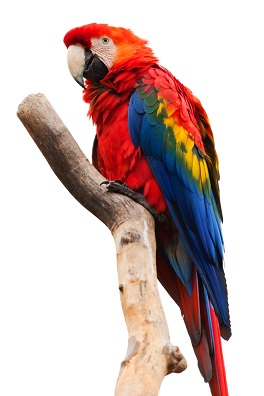
#> input picture imgs_avancadas/birb.jpeg, 264 x 396 px
$ python HSV_convertion_Simplify_Split_test.py
#> lines starting #> are read from the running program, lines starting #| are printed output that depends on the picture; after the words box and inside, x2 and y2 are one past the last pixel; in counts of white or black regions, pixels touching at a corner belong together
### Functions.py
#bibliotecas necesárias para o socket
import socket
import time

#bibliotecas necessárias para os contornos
import cv2
import matplotlib.pyplot as plt
import numpy as np
from math import *

from tkinter import filedialog

def select_image():
    filepath = filedialog.askopenfilename(title="Select an Image", filetypes=[("Image files", "*.png;*.jpg;*.jpeg")])
    return filepath

def resize_keeping_aspect_ratio(img_in,tamanho_folha):
    current_height, current_width = img_in.shape[:2]
    width = tamanho_folha[0]
    height = tamanho_folha[1]

    if height>width:
        width = 0

    if width>height:
        height = 0

    if width == 0:
        # Calculate the ratio based on the desired height
        ratio = height / float(current_height)

    else:
        # Calculate the ratio based on the desired width
        ratio = width / float(current_width)

    new_width = int(current_width * ratio)
    new_height = int(current_height * ratio)
    resized_img_in = cv2.resize(img_in, (new_width, new_height))

    #imagem que o robô irá desenhar:
    #img_v = cv2.flip(hsv_img_in_norm, 0) # flip the image by vertically
    #img_h = cv2.flip(hsv_img_in_norm, 1) # flip the image by horizontally
    #img_vh = cv2.flip(resized_img_in,-1) # flip the image in both axis
    img_out = resized_img_in
    #img_out = cv2.flip(resized_img_in, 1)
    #img_out = cv2.flip(img_out,-1)

    return img_out

# [252 lines left out: functions adjust_gaussian_blur, select_threshold, Gera_contornos_Vf, Gera_preenchimento_Vf, escala_imagem, not called in this run]

### HSV_convertion_Simplify_Split_test.py
import cv2
import matplotlib.pyplot as plt

import numpy as np
from math import *
import Functions


img_in = cv2.imread("imgs_avancadas/birb.jpeg", cv2.IMREAD_COLOR)
#> img_in is the input picture: shape (396, 264, 3); mean B, G, R 183.6, 186.3, 206.6

if img_in is None:
    print("File not found. Bye!")
    exit(0)

gray = cv2.cvtColor(img_in, cv2.COLOR_BGR2GRAY)
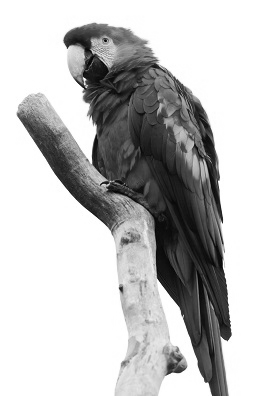
#> gray: shape (396, 264); min 1, max 255, mean 192.1
returns, thresh = cv2.threshold(gray, 127, 255, cv2.THRESH_BINARY)
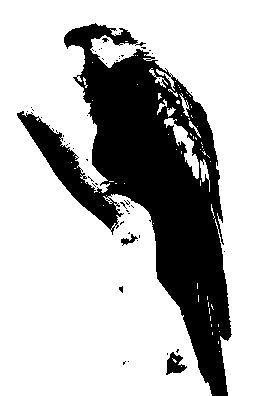
#> thresh: shape (396, 264); 72.5% white; 51 black regions (48 under 20 px), largest, box (x1, y1, x2, y2) and area: (17, 23, 232, 396) 28190, (166, 352, 187, 375) 267, (121, 234, 138, 246) 80

cv2.imshow('original', img_in)
cv2.waitKey(0)
cv2.destroyAllWindows()


A4_retrato = (297,210) #dimensões em mm (height, width)
A4_paisagem = (210,297) #dimensões em mm (height, width)

resized_image = Functions.resize_keeping_aspect_ratio(img_in,A4_retrato)
#> in resize_keeping_aspect_ratio, `resized_img_in = cv2.resize(img_in, (new_width, new_height))`:
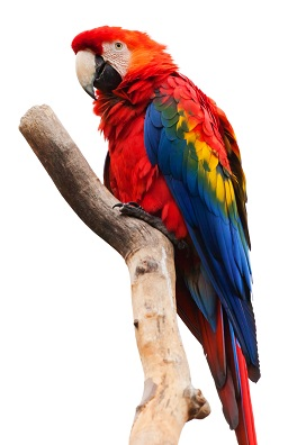
#> resized_img_in: shape (445, 297, 3); mean B, G, R 183.5, 186.3, 206.5
cv2.imshow('Resized Image', resized_image)
cv2.waitKey(0)
cv2.destroyAllWindows()

#For HSV, hue range is [0,179], saturation range is [0,255], and value range is [0,255]
hsv_resized_image = cv2.cvtColor(resized_image, cv2.COLOR_BGR2HSV)
#> hsv_resized_image: shape (445, 297, 3); mean H, S, V 28.2, 60.1, 211.7

[H,S,V] = cv2.split(hsv_resized_image)
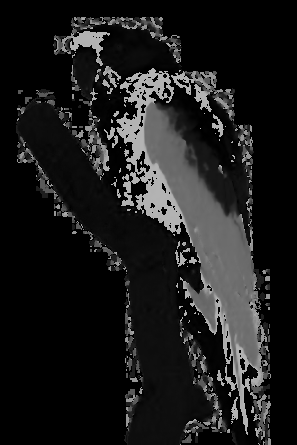
#> H: shape (445, 297); min 0, max 179, mean 28.2
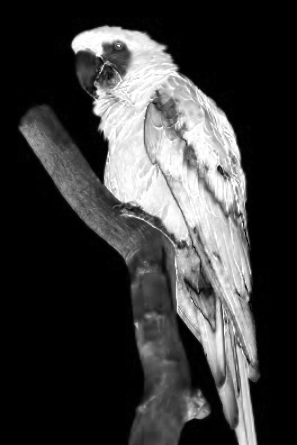
#> S: shape (445, 297); min 0, max 255, mean 60.1
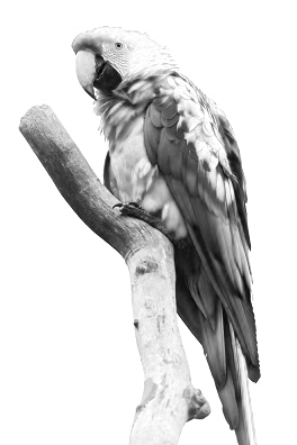
#> V: shape (445, 297); min 8, max 255, mean 211.7
(height,width) = H.shape
#> height = 445; width = 297

#fornecer cores de canetas no formato (H[0-360], S([0-100], V[0-100])
Cores_Canetas =  [[0,0,100],[0,100,80],[24,100,100],[60,100,100],[137,85.5,43.1],[197,70,83.5],[214, 94.3, 64.7],[326, 71.9, 57.3],[240,80,25]]

#> (the run stopped early here; a loop or call above may not have finished)

$ run again, with imgs_avancadas/Craft.jpeg copied over imgs_avancadas/birb.jpeg
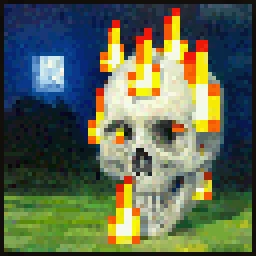
#> input picture imgs_avancadas/Craft.jpeg, 256 x 256 px
#> img_in is the input picture: shape (256, 256, 3); mean B, G, R 81.5, 103.3, 93
#> `returns, thresh = cv2.threshold(gray, 127, 255, cv2.THRESH_BINARY)`:
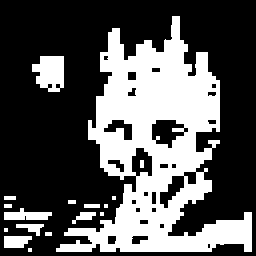
#> thresh: shape (256, 256); 34.1% white; 17 white regions (5 under 20 px), largest, box (x1, y1, x2, y2) and area: (56, 16, 252, 252) 20179, (32, 56, 64, 92) 880, (4, 208, 52, 220) 380
#> hsv_resized_image: shape (297, 297, 3); mean H, S, V 65.9, 139.7, 124.7
#> `[H,S,V] = cv2.split(hsv_resized_image)`:
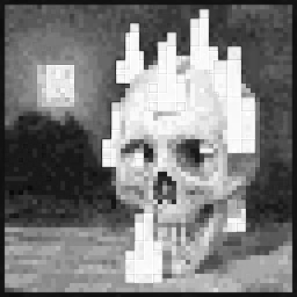
#> V: shape (297, 297); min 8, max 255, mean 124.7
